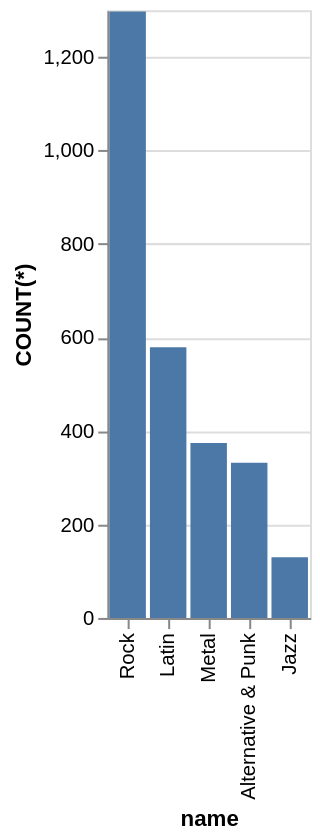

Express this chart as Vega-Lite.
### Vega-Lite specification from a JSON file in a GitHub repository (floating-point values rounded to 4 significant figures)
{"data": {"values": [{"x_data": "Rock", "y_data": 1297}, {"x_data": "Latin", "y_data": 579}, {"x_data": "Metal", "y_data": 374}, {"x_data": "Alternative & Punk", "y_data": 332}, {"x_data": "Jazz", "y_data": 130}]}, "mark": "bar", "encoding": {"x": {"field": "x_data", "type": "nominal", "title": "name", "sort": {"op": "sum", "field": "y_data", "order": "descending"}}, "y": {"field": "y_data", "type": "quantitative", "title": "COUNT(*)"}}}
